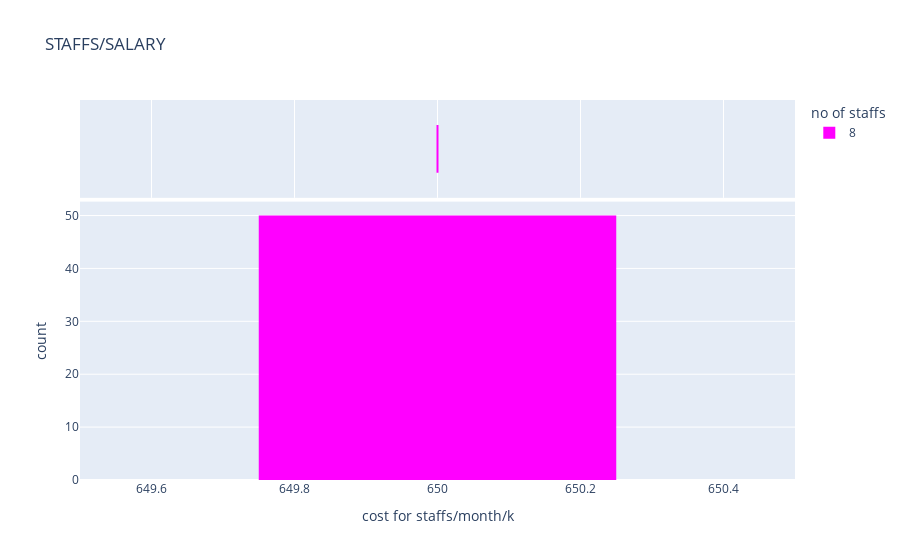

Write notebook code for a chart like this one.
### Markdown cell above
#### I) This shows the relationship between the cost of staffs with the number of staffs

### Code cell
fig = px.histogram(datas,x='cost for staffs/month/k',marginal='box',color='no of staffs',nbins=50,color_discrete_sequence=['fuchsia'],
                   title ='STAFFS/SALARY')


fig.update_layout(bargap=0.5)
fig.show()

### Figure 1 — Plotly figure (JSON) as saved in the notebook; plotly's stock layout.template omitted (floating-point values rounded to 4 significant figures)
{"data": [{"alignmentgroup": "True", "bingroup": "x", "hovertemplate": "no of staffs=8<br>cost for staffs/month/k=%{x}<br>count=%{y}<extra></extra>", "legendgroup": "8", "marker": {"color": "fuchsia", "pattern": {"shape": ""}}, "name": "8", "nbinsx": 50, "offsetgroup": "8", "orientation": "v", "showlegend": true, "type": "histogram", "x": [650, 650, 650, 650, 650, 650, 650, 650, 650, 650, 650, 650, 650, 650, 650, 650, 650, 650, 650, 650, 650, 650, 650, 650, 650, 650, 650, 650, 650, 650, 650, 650, 650, 650, 650, 650, 650, 650, 650, 650, 650, 650, 650, 650, 650, 650, 650, 650, 650, 650], "xaxis": "x", "yaxis": "y"}, {"alignmentgroup": "True", "hovertemplate": "no of staffs=8<br>cost for staffs/month/k=%{x}<extra></extra>", "legendgroup": "8", "marker": {"color": "fuchsia"}, "name": "8", "notched": true, "offsetgroup": "8", "showlegend": false, "type": "box", "x": [650, 650, 650, 650, 650, 650, 650, 650, 650, 650, 650, 650, 650, 650, 650, 650, 650, 650, 650, 650, 650, 650, 650, 650, 650, 650, 650, 650, 650, 650, 650, 650, 650, 650, 650, 650, 650, 650, 650, 650, 650, 650, 650, 650, 650, 650, 650, 650, 650, 650], "xaxis": "x2", "yaxis": "y2"}], "layout": {"bargap": 0.5, "barmode": "relative", "legend": {"title": {"text": "no of staffs"}, "tracegroupgap": 0}, "title": {"text": "STAFFS/SALARY"}, "xaxis": {"anchor": "y", "domain": [0, 1], "title": {"text": "cost for staffs/month/k"}}, "xaxis2": {"anchor": "y2", "domain": [0, 1], "matches": "x", "showgrid": true, "showticklabels": false}, "yaxis": {"anchor": "x", "domain": [0, 0.7326], "title": {"text": "count"}}, "yaxis2": {"anchor": "x2", "domain": [0.7426, 1], "matches": "y2", "showgrid": false, "showline": false, "showticklabels": false, "ticks": ""}}}
